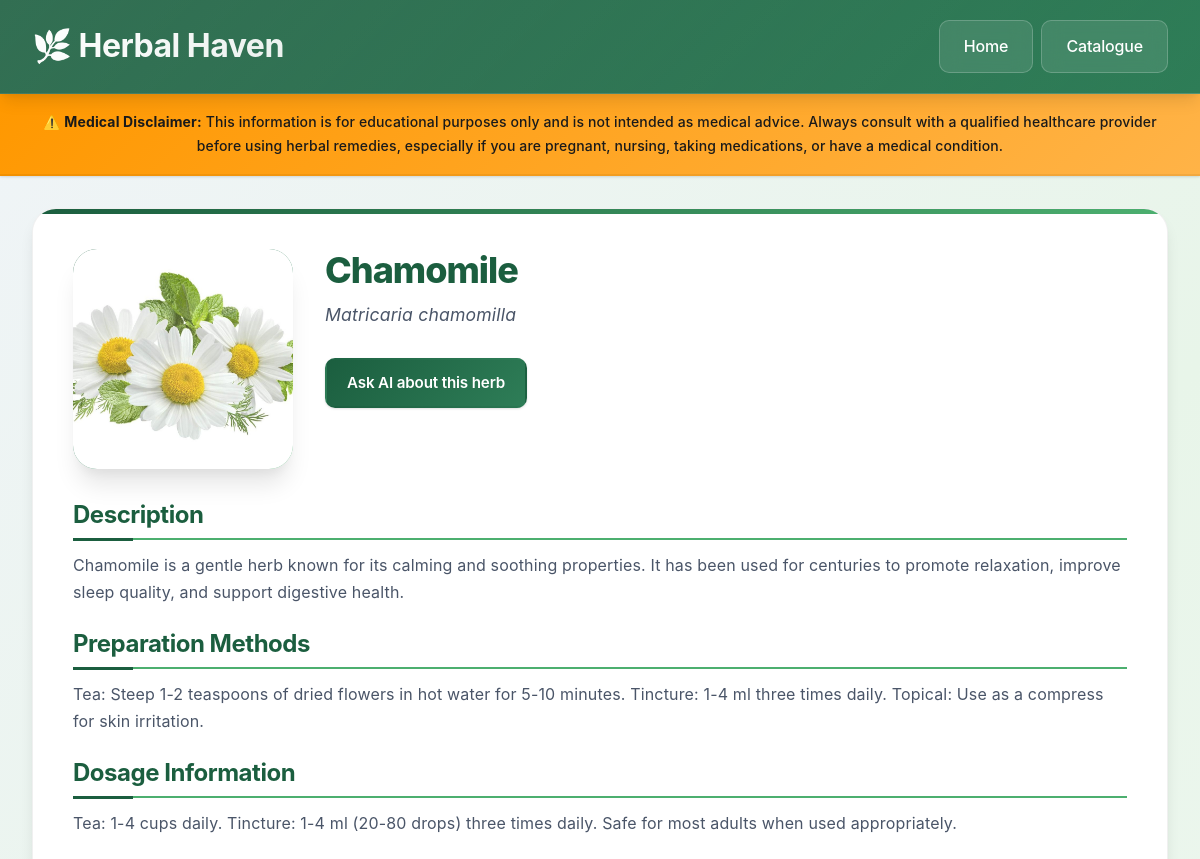
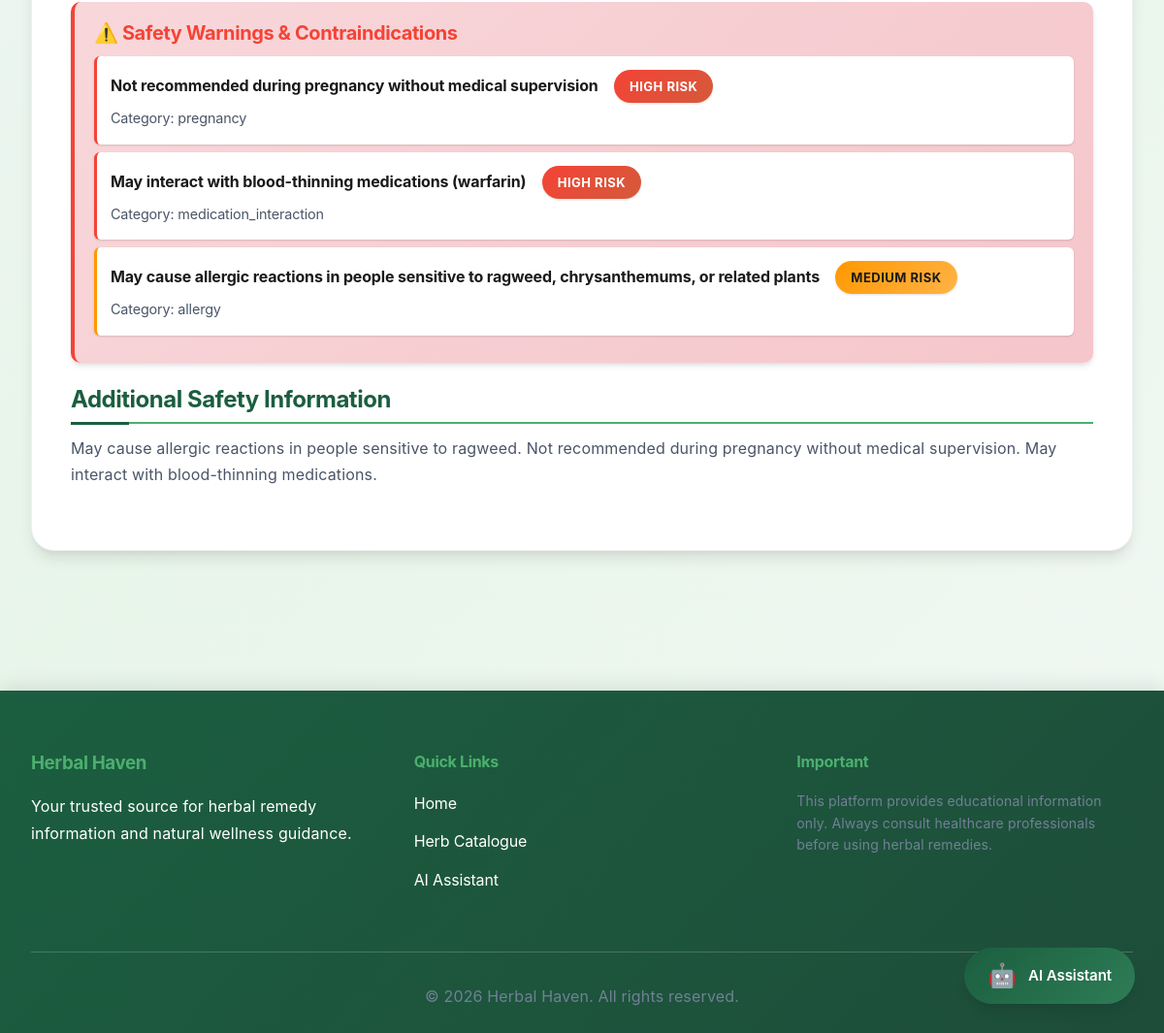
The page /herb-detail.php?id=1 on the database its author committed (2 pictures, top to bottom).
### tables this page shows
CREATE TABLE IF NOT EXISTS herbs (
    id INT PRIMARY KEY AUTO_INCREMENT,
    name VARCHAR(100) NOT NULL,
    scientific_name VARCHAR(150),
    description TEXT,
    image_url VARCHAR(255),
    preparation_methods TEXT,
    dosage_info TEXT,
    safety_warnings TEXT,
    created_at TIMESTAMP DEFAULT CURRENT_TIMESTAMP,
    INDEX idx_name (name)
);

CREATE TABLE IF NOT EXISTS contraindications (
    id INT PRIMARY KEY AUTO_INCREMENT,
    herb_id INT NOT NULL,
    warning_text TEXT NOT NULL,
    severity ENUM('low', 'medium', 'high') DEFAULT 'medium',
    category VARCHAR(50),
    FOREIGN KEY (herb_id) REFERENCES herbs(id) ON DELETE CASCADE,
    INDEX idx_herb (herb_id),
    INDEX idx_severity (severity)
);

### herb-detail.php (the view, shortened to what this page needs)
<?php
require_once __DIR__ . '/includes/header.php';
$herbId = (int)$_GET['id'];
$db = getDB();
$stmt = $db->prepare("SELECT * FROM herbs WHERE id = :id");
$stmt->execute([':id' => $herbId]);
$herb = $stmt->fetch(PDO::FETCH_ASSOC);
$stmt = $db->prepare("
    SELECT * FROM contraindications
    WHERE herb_id = :id
    ORDER BY
        CASE severity
            WHEN 'high' THEN 1
            WHEN 'medium' THEN 2
            WHEN 'low' THEN 3
        END
");
$stmt->execute([':id' => $herbId]);
$contraindications = $stmt->fetchAll(PDO::FETCH_ASSOC);
?>
<div class="container">
    <div class="herb-detail">
        <div class="herb-detail-header">
            <div class="herb-detail-image">
                <?php
                $imagePath = !empty($herb['image_url']) ? $herb['image_url'] : '';
                $relativePath = ltrim($imagePath, '/');
                $fullImagePath = __DIR__ . DIRECTORY_SEPARATOR . str_replace('/', DIRECTORY_SEPARATOR, $relativePath);
                $imageExists = $imagePath && file_exists($fullImagePath);
                if ($imageExists):
                    $subdir = parse_url(SITE_URL, PHP_URL_PATH);
                    $displayPath = $subdir . $imagePath;
                ?>
                    <img src="<?php echo htmlspecialchars($displayPath); ?>" alt="<?php echo htmlspecialchars($herb['name']); ?>" onerror="this.style.display='none'; this.parentElement.innerHTML='🌿';">
                <?php else: ?>
                    🌿
                <?php endif; ?>
            </div>
            <div class="herb-detail-info">
                <h1><?php echo htmlspecialchars($herb['name']); ?></h1>
                <p class="scientific-name"><?php echo htmlspecialchars($herb['scientific_name']); ?></p>
                <a href="<?php echo SITE_URL; ?>/chat-assistant.php?herb=<?php echo urlencode($herb['name']); ?>" class="btn btn-primary" style="margin-top: 0.75rem; padding: 0.625rem 1.25rem; font-size: 0.95rem;">
                    Ask AI about this herb
                </a>
            </div>
        </div>
        <div class="herb-detail-section">
            <h2>Description</h2>
            <p><?php echo nl2br(htmlspecialchars($herb['description'])); ?></p>
        </div>
        <div class="herb-detail-section">
            <h2>Preparation Methods</h2>
            <p><?php echo nl2br(htmlspecialchars($herb['preparation_methods'])); ?></p>
        </div>
        <div class="herb-detail-section">
            <h2>Dosage Information</h2>
            <p><?php echo nl2br(htmlspecialchars($herb['dosage_info'])); ?></p>
        </div>
        <?php if (!empty($contraindications)): ?>
        <div class="safety-warnings <?php echo in_array('high', array_column($contraindications, 'severity')) ? 'high' : ''; ?>">
            <h3>⚠️ Safety Warnings & Contraindications</h3>
            <?php foreach ($contraindications as $contra): ?>
                <div class="contraindication-item <?php echo $contra['severity']; ?>">
                    <strong><?php echo htmlspecialchars($contra['warning_text']); ?></strong>
                    <span class="severity-badge <?php echo $contra['severity']; ?>">
                        <?php echo ucfirst($contra['severity']); ?> Risk
                    </span>
                    <?php if ($contra['category']): ?>
                        <span style="color: var(--secondary-text); font-size: 0.9rem; display: block; margin-top: 0.25rem;">
                            Category: <?php echo htmlspecialchars($contra['category']); ?>
                        </span>
                    <?php endif; ?>
                </div>
            <?php endforeach; ?>
        </div>
        <?php endif; ?>
        <?php if ($herb['safety_warnings']): ?>
        <div class="herb-detail-section">
            <h2>Additional Safety Information</h2>
            <p><?php echo nl2br(htmlspecialchars($herb['safety_warnings'])); ?></p>
        </div>
        <?php endif; ?>
    </div>
</div>
<?php require_once __DIR__ . '/includes/footer.php'; ?>

### rows shown on the page
herbs: image_url (picture), name "Chamomile", scientific_name "Matricaria chamomilla", description "Chamomile is a gentle herb known for its calming and soothing properties. It has been used for centuries to promote relaxation, improve sleep quality, and support digestive health.", preparation_methods "Tea: Steep 1-2 teaspoons of dried flowers in hot water for 5-10 minutes. Tincture: 1-4 ml three times daily. Topical: Use as a compress for skin irritation.", dosage_info "Tea: 1-4 cups daily. Tincture: 1-4 ml (20-80 drops) three times daily. Safe for most adults when used appropriately.", safety_warnings "May cause allergic reactions in people sensitive to ragweed. Not recommended during pregnancy without medical supervision. May interact with blood-thinning medications."
contraindications: warning_text "Not recommended during pregnancy without medical supervision", severity "HIGH", category "pregnancy"
contraindications: warning_text "May interact with blood-thinning medications (warfarin)", severity "HIGH", category "medication_interaction"
contraindications: warning_text "May cause allergic reactions in people sensitive to ragweed, chrysanthemums, or related plants", severity "MEDIUM", category "allergy"
